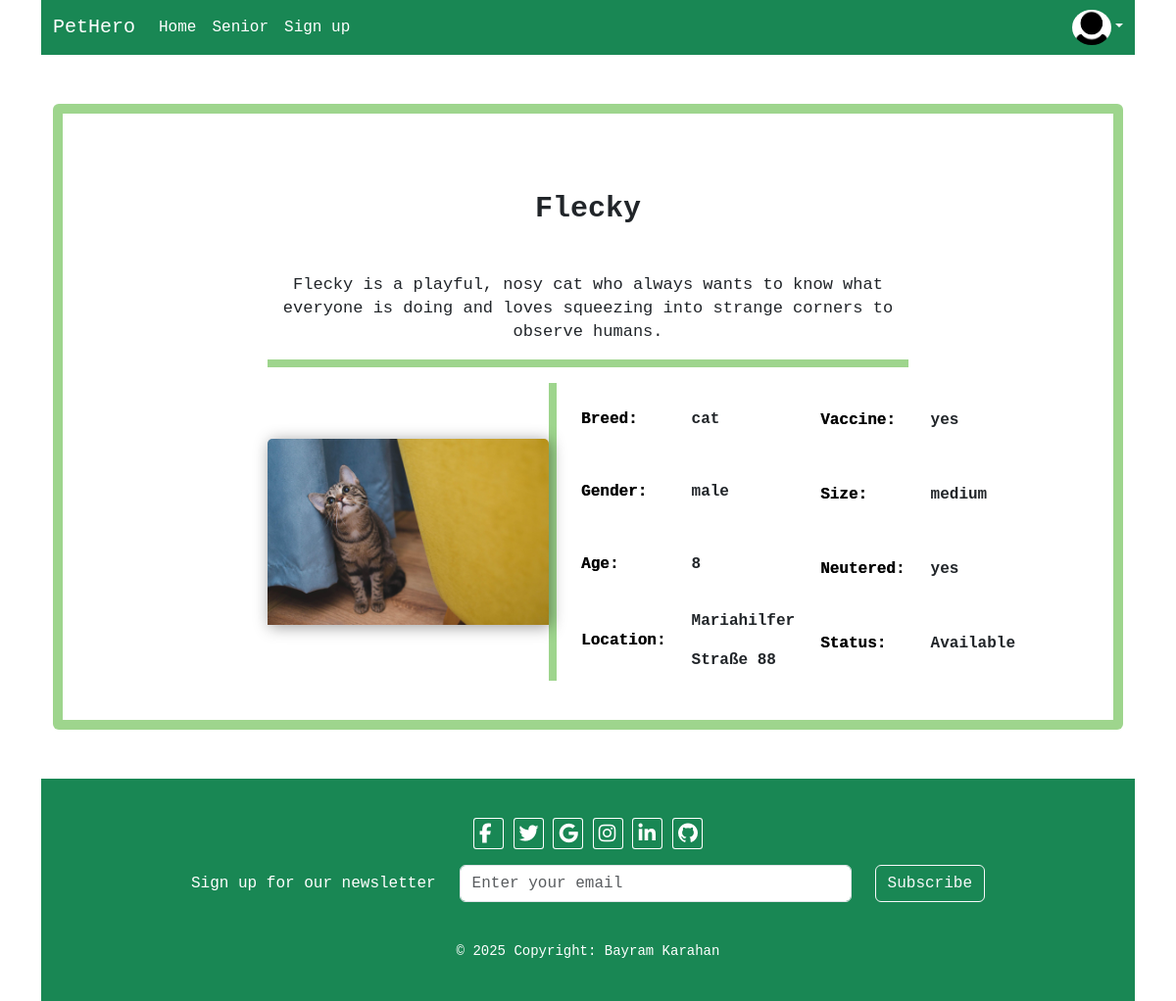
/php/crud/details.php?id=3, run on the app's committed database.
### tables this page shows
CREATE TABLE `pets` (
  `id` int(11) NOT NULL,
  `breed` varchar(50) NOT NULL,
  `gender` varchar(50) NOT NULL,
  `age` int(11) NOT NULL,
  `vaccine` varchar(5) NOT NULL,
  `size` varchar(50) NOT NULL,
  `name` varchar(50) NOT NULL,
  `neutered` varchar(5) NOT NULL,
  `picture` varchar(50) NOT NULL,
  `short_description` varchar(300) NOT NULL,
  `status` enum('Available','Adopted') NOT NULL DEFAULT 'Available',
  `location` varchar(255) NOT NULL DEFAULT 'Unknown'
);

### php/functions/get_profile.php (called while the page is built, shortened)
<?php
function getProfilePicture($conn) {
    $id = $_SESSION['admin'] ?? $_SESSION['user'] ?? null;
    if (!$id) return "avatar.png";
    $sql = "SELECT picture FROM users WHERE id = $id";
    $result = mysqli_query($conn, $sql);
    $row = mysqli_fetch_assoc($result);
    return !empty($row['picture']) ? $row['picture'] : "avatar.png";
}
function getProfileLink() {
    return BASE_URL . "php/register-login/login.php";
}

### php/crud/details.php (the view, shortened to what this page needs)
<?php
require_once '../functions/db_connect.php';
require_once "../functions/get_profile.php";
$id = $_GET['id'];
$sql = "SELECT * FROM pets WHERE id = $id";
$result = mysqli_query($conn, $sql);
$layout = "";
if(mysqli_num_rows($result) > 0){
    $row = mysqli_fetch_assoc($result);
    $layout = "
    <div class='container'>
        <div class='card card-border'>
            <div class='row'>
                <div class='col-md-8'>
                    <div class='card-body details-body'>
                        <h4 class='card-title mb-5'>{$row['name']}</h4>
                        <p>{$row['short_description']}</p>
                        <hr class='line'>
                        <div class='table-wrap'>
                            <img src='../{$row['picture']}' class='card-img-top card-img2 card-img320 center border-none' alt='{$row['name']}'>
                            <table class='border-table'>
                                <tr><th>Breed:</th><td>{$row['breed']}</td></tr>
                                <tr><th>Gender:</th><td>{$row['gender']}</td></tr>
                                <tr><th>Age:</th><td>{$row['age']}</td></tr>
                                <tr><th>Location:</th><td class='table-location'>{$row['location']}</td></tr>
                            </table>
                            <table>
                                <tr><th>Vaccine:</th><td>{$row['vaccine']}</td></tr>
                                <tr><th>Size:</th><td>{$row['size']}</td></tr>
                                <tr><th>Neutered:</th><td>{$row['neutered']}</td></tr>
                                <tr><th>Status:</th><td>{$row['status']}</td></tr>
                            </table>
                        </div>
                    </div>
                </div>
            </div>
        </div>
    </div>";
}else{
    $layout = "<h3>No data found</h3>";
}
?>
<!DOCTYPE html>
<html lang="en">
<head>
    <link href="https://cdn.jsdelivr.net/npm/bootstrap@5.3.8/dist/css/bootstrap.min.css" rel="stylesheet">
    <link rel="stylesheet" href="https://cdnjs.cloudflare.com/ajax/libs/font-awesome/7.0.1/css/all.min.css">
    <link rel="stylesheet" href="../../css/style.css">
</head>
<body>
    <div class="container">
        <nav class="navbar navbar-expand-lg bg-success">
            <div class="container-fluid">
                <a class="navbar-brand">PetHero</a>
                <div class="collapse navbar-collapse" id="navbarSupportedContent">
                    <ul class="navbar-nav me-auto mb-2 mb-lg-0">
                        <li class="nav-item"><a class="nav-link" href="../../index.php">Home</a></li>
                        <li class="nav-item"><a class="nav-link" href="create.php">Senior</a></li>
                        <li class="nav-item"><a class="nav-link" href="../register-login/register.php">Sign up</a></li>
                    </ul>
                    <div class="dropdown text-end d-flex align-items-center">
                        <a href="<?= getProfileLink() ?>" class="me-1">
                            <img src="<?= BASE_URL ?>img/<?= htmlspecialchars(getProfilePicture($conn)) ?>" style="width:40px" class="rounded-circle">
                        </a>
                        <button class="btn dropdown-toggle p-0 text-light" type="button" data-bs-toggle="dropdown" aria-expanded="false" style="border:none;background:transparent;"></button>
                    </div>
                </div>
            </div>
        </nav>
        <?= $layout; ?>
        <footer class="bg-success">
            <div class="social-icons">
                <a href="#"><i class="fab fa-facebook-f"></i></a>
                <a href="#"><i class="fab fa-twitter"></i></a>
                <a href="#"><i class="fab fa-google"></i></a>
                <a href="#"><i class="fab fa-instagram"></i></a>
                <a href="#"><i class="fab fa-linkedin-in"></i></a>
                <a href="#"><i class="fab fa-github"></i></a>
            </div>
            <div class="newsletter mb-4">
                <form class="d-flex flex-column flex-md-row justify-content-center align-items-center gap-2">
                    <label for="newsletter-email" class="form-label text-white mb-0">Sign up for our newsletter</label>
                    <input type="email" id="newsletter-email" class="form-control" placeholder="Enter your email">
                    <button type="submit" class="btn btn-outline-light">Subscribe</button>
                </form>
            </div>
            <div class="copyright">© 2025 Copyright: Bayram Karahan</div>
        </footer>
    </div>
</body>
</html>

### css/style.css (style rules this page uses)
body { font-family: 'Courier New', Courier, monospace; }
.navbar a { color: #fff; }
.row { justify-content: center; }
.card-title { text-align: center; margin: 6% 0 15% 0; font-weight: bold; font-size: 30px; }
.card p { font-size: 17px; }
.d-flex { align-items: end; }
.card { margin: 10% auto; }
.card-body { padding: 0; }
.card-img2 { margin: 0 auto; object-fit: scale-down; max-height: 190px; filter: drop-shadow(2px 2px 8px rgba(0, 0, 0, 0.4)); }
.card-border { border: rgba(81, 180, 49, 0.551) 10px solid; margin: 50px auto; }
th { text-shadow: 0.3px 0.3px rgba(0, 0, 0, 0.741); color: black; padding: 25px; }
td { font-weight: 550; line-height: 2.5rem; }
.details-body > p { line-height: 1.5rem; text-align: center; }
.line { color: rgba(81, 180, 49, 0.551); opacity: 1; border-top: 8px solid; }
.border-table { border-left: rgba(81, 180, 49, 0.551) 8px solid; }
.center { margin: auto auto; }
.table-wrap { display: flex; justify-content: space-between; }
.table-location { word-wrap: break-word; overflow-wrap: break-word; }
footer { padding: 40px 0; text-align: center; }
.social-icons > a > i { color: #fff; font-size: 20px; margin: auto auto; transition: 0.3s; border: #fff 1px solid; border-radius: 10%; padding: 5px 24px 5px 5px; }
form > input { min-width: 180px; max-width: 400px; margin: 1rem; }
.copyright { margin-top: 1rem; font-size: 14px; color: #ffffff; }
@media (min-width: 768px) { .card { padding: 40px; } }

### data on the page
pets: name "Flecky", short_description "Flecky is a playful, nosy cat who always wants to know what everyone is doing and loves squeezing into strange corners to observe humans.", picture (picture), breed "cat", gender "male", age "8", location "Mariahilfer Straße 88", vaccine "yes", size "medium", neutered "yes", status "Available"
